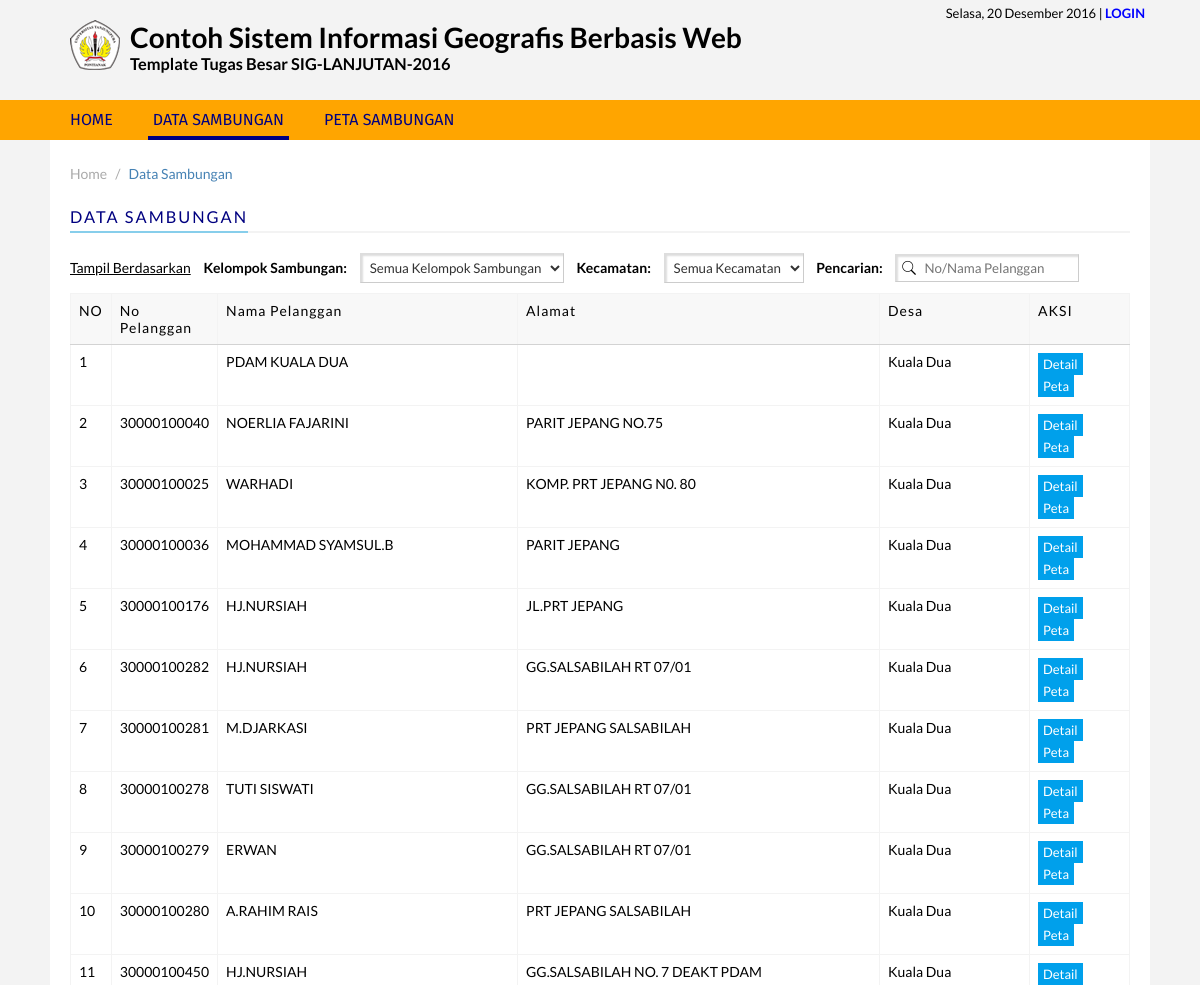
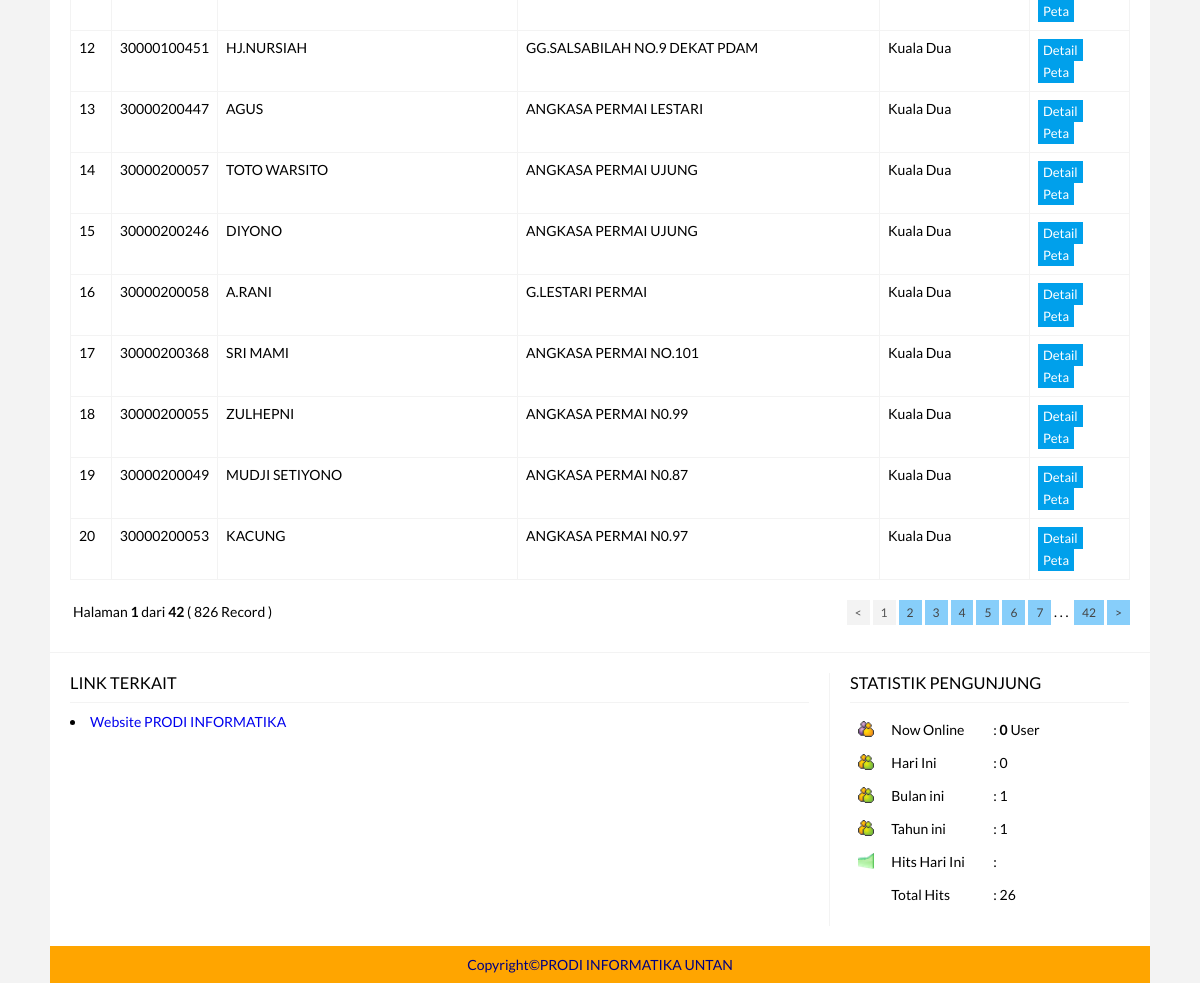
The app's page /index.php?page=sambungan with its own data (2 pictures, top to bottom).
### tables this page shows
CREATE TABLE IF NOT EXISTS `tb_sambungan` (
`id_sambungan` int(5) NOT NULL,
  `no_pelanggan` varchar(20) NOT NULL,
  `titik_gps` varchar(50) NOT NULL,
  `nama_pelanggan` varchar(200) NOT NULL,
  `alamat` text NOT NULL,
  `id_desa` varchar(50) NOT NULL,
  `id_kecamatan` varchar(50) NOT NULL,
  `kabupaten` varchar(50) NOT NULL,
  `status` varchar(50) NOT NULL,
  `kelompok` varchar(50) NOT NULL,
  `foto` text NOT NULL,
  `x` varchar(50) NOT NULL,
  `y` varchar(50) NOT NULL,
  `update_data` varchar(50) NOT NULL
);

CREATE TABLE IF NOT EXISTS `tb_desa` (
`id_desa` int(5) NOT NULL,
  `nama_desa` varchar(50) NOT NULL,
  `id_kecamatan` varchar(5) NOT NULL
);

CREATE TABLE IF NOT EXISTS `tb_link` (
`id_link` int(5) NOT NULL,
  `nama_link` varchar(200) NOT NULL,
  `url` text NOT NULL
);

### class/class.db.php (called while the page is built, shortened)
<?php
class db extends PDO {
	private function cleanup($bind) {
		if(!is_array($bind)) {
			if(!empty($bind))
				$bind = array($bind);
			else
				$bind = array();
		}
		return $bind;
	}
	public function run($sql, $bind="") {
		$this->sql = trim($sql);
		$this->bind = $this->cleanup($bind);
		try {
			$pdostmt = $this->prepare($this->sql);
			if($pdostmt->execute($this->bind) !== false) {
				if(preg_match("/^(" . implode("|", array("select", "describe", "pragma")) . ") /i", $this->sql))
					return $pdostmt->fetchAll(PDO::FETCH_ASSOC);
				elseif(preg_match("/^(" . implode("|", array("delete", "insert", "update")) . ") /i", $this->sql))
					return $pdostmt->rowCount();
			}
		} catch (PDOException $e) {
			$this->error = $e->getMessage();
			$this->debug();
			return false;
		}
	}
	public function select($table, $where="", $bind="", $fields="*") {
		$sql = "SELECT " . $fields . " FROM " . $table;
		$sql .= ";";
		return $this->run($sql, $bind);
	}
}
?>

### page/sambungan.php (the view, shortened to what this page needs)
<div class="breadcrumb">
<span>Home</span><span class="divider">/</span><a href="index.php?page=sambungan">Data Sambungan</a>
</div>
<div class="title">
<h3>DATA SAMBUNGAN</h3>
</div>
<div class="filter inline">
<u>Tampil Berdasarkan</u>
<label>Kelompok Sambungan:</label>
<select id="kelompok" class="input" onchange="javascript:filter_sambungan()">
<option value="">Semua Kelompok Sambungan</option>
</select>
<label>Kecamatan:</label>
<select id="kecamatan" class="input" onchange="javascript:filter_sambungan()">
<option value="">Semua Kecamatan</option>
</select>
<label>Pencarian:</label> <input type="text" class="input search" id="q_sambungan" placeholder="No/Nama Pelanggan" value="<?php if(isset($_GET['q'])) echo $_GET['q']; ?>">
</div>
<?php
$limit = 20;
$q="
	SELECT tb_sambungan.*, tb_desa.nama_desa
	FROM tb_sambungan
	LEFT JOIN tb_desa ON tb_sambungan.id_desa = tb_desa.id_desa
	WHERE tb_sambungan.id_sambungan!=''
";
$query = $db->run($q);
$total = count($query);
if (ISSET($_GET['hal'])) $hal = $_GET['hal']; else $hal=1;
$start = ($hal-1)*$limit;
$q.=" LIMIT $start, $limit";
$query = $db->run($q);
$jumlah = count($query);
if ($jumlah>0){
$no=$start;
?>
<table class="table table-border">
<tr>
<th width="20px">NO</th>
<th width="100px">No Pelanggan</th>
<th width="300px">Nama Pelanggan</th>
<th width="*">Alamat</th>
<th width="150px">Desa</th>
<th width="100px" class="text-center">AKSI</th>
</tr>
<?php
foreach($query as $r){
	$no++;
	echo "<tr>
	<td>".$no."</td>
	<td>".$r['no_pelanggan']."</td>
	<td>".$r['nama_pelanggan']."</td>
	<td>".$r['alamat']."</td>
	<td>".$r['nama_desa']."</td>
	<td class='text-center'>
	<a href=javascript:InfoSambungan('".$r['id_sambungan']."') class='btn-small'>Detail</a>
	<a href=javascript:PetaSambungan('".$r['id_sambungan']."') class='btn-small'>Peta</a>
	</td></tr>";
}
?>
</table>
<?php
halaman($total, $limit, 2, "index.php?page=sambungan&hal=");
}
else echo "<div class='msg'>TIDAK ADA DATA</div>";
?>

### index.php (shortened to what this page needs)
<?php
include "class/class.db.php";
include "class/function.php";
$db = new db();
?>
<html>
<head>
<link rel="stylesheet" href="css/style.css">
<link rel="stylesheet" type="text/css" href="plugins/lightbox/lightbox.css" />
<link rel="stylesheet" type="text/css" href="plugins/sitemapstyler/sitemapstyler.css" />
</head>
<body>
<div class="header-wrap">
<div class="header">
<div class="login">
<?php date_default_timezone_set('Asia/Jakarta'); echo tanggalIndo(date('Y-m-d'),'l, j F Y');?> | <a href="admin/"><?php echo (ISSET($_SESSION['admin']['username'])) ? "HALAMAN ADMIN" : "LOGIN"; ?></a>
</div>
<img src="img/logountan.png">
<h1>Contoh Sistem Informasi Geografis Berbasis Web</h1>
<h3>Template Tugas Besar SIG-LANJUTAN-2016</h3>
</div>
</div>
<?php
$page = ISSET($_GET['page']) ? $_GET['page'] : "home";
?>
<div class="nav-wrap">
<div class="nav">
	<ul>
	<li><a href="index.php?page=home" class="<?php echo ($page=='home') ? "active" : ""; ?>">HOME</a></li>
	<li><a href="index.php?page=sambungan" class="<?php echo ($page=='sambungan') ? "active" : ""; ?>">DATA SAMBUNGAN</a></li>
	<li><a href="index.php?page=peta" class="<?php echo ($page=='peta') ? "active" : ""; ?>">PETA SAMBUNGAN</a></li>
	</ul>
</div>
</div>
<div class="content-wrap">
<div class="content">
<?php include "_content.php" ?>
</div>
<div class="footer clearfix">
<div class="footer-left">
<h3>LINK TERKAIT</h3>
<?php
$q = $db->select("tb_link");
foreach($q as $r){
	echo "<li><a href='".$r['url']."' target='_blank'>".$r['nama_link']."</a></li>";
}
?>
</div>
<div class="footer-right">
<h3>STATISTIK PENGUNJUNG</h3>
<?php include "_counter.php"; ?>
</div>
</div>
<div class="copyright">
 Copyright&copy;PRODI INFORMATIKA UNTAN
</div>
</div>
</body>
</html>

### _content.php (shortened to what this page needs)
<?php
$page = ISSET($_GET['page']) ? $_GET['page'] : "";
switch($page){
	case 'sambungan':
		include "page/sambungan.php";
	break;
}
?>

### class/function.php (shortened to what this page needs)
<?php
function tanggalIndo($waktu, $format) {
	if($waktu == "0000-00-00" || !$waktu || $waktu == "0000-00-00 00:00:00") {
		$rep = "";
	} else {
		if(preg_match('/-/', $waktu)) {
			$tahun = substr($waktu,0,4);
			$bulan = substr($waktu,5,2);
			$tanggal = substr($waktu,8,2);
		} else {
			$tahun = substr($waktu,0,4);
			$bulan = substr($waktu,4,2);
			$tanggal = substr($waktu,6,2);
		}
		$jam = substr($waktu,11,2);
		$menit= substr($waktu,14,2);
		$detik = substr($waktu,17,2);
		$hari_en = array("Sunday", "Monday", "Tuesday", "Wednesday", "Thursday", "Friday", "Saturday");
		$hari_id = array("Minggu", "Senin", "Selasa", "Rabu", "Kamis", "Jum'at", "Sabtu");
		$bulan_en = array("January", "February", "March", "April", "May", "June", "July", "August", "September", "October", "November", "December");
		$bulan_id = array("Januari", "Februari", "Maret", "April", "Mei", "Juni", "Juli", "Agustus", "September", "Oktober", "November", "Desember");
		$ret = @date($format, @mktime($jam, $menit, $detik, $bulan, $tanggal, $tahun));
		$replace_hari = str_replace($hari_en, $hari_id, $ret);
		$rep = str_replace($bulan_en, $bulan_id, $replace_hari);
		$rep = nl2br($rep);
	}
	return $rep;
}
function halaman($tot,$perhal,$adj,$file=""){
	$adjacents = $adj;
    $total_pages =$tot;
    $targetpage = "$file";
    $limit = $perhal;
    if (ISSET($_GET['hal'])) $page = $_GET['hal']; else $page=1;
    $prev = $page - 1;
    $next = $page + 1;
    $lastpage = ceil($total_pages/$limit);
    $pagination = "";
        $pagination .= "<div class=\"paging clearfix\">";
        $pagination.= " <label style='float:left;'>Halaman <strong>$page</strong> dari <strong>$lastpage</strong>  ( $tot Record )</label>";
        if ($page > 1)
            $pagination.= "<a href=\"$targetpage"."$prev\"> &lt;</a>";
        else
            $pagination.= "<span class=\"disabled\"> &lt;</span>";
        if ($lastpage < 7 + ($adjacents * 2))
        {
            for ($counter = 1; $counter <= $lastpage; $counter++)
            {
                if ($counter == $page)
                    $pagination.= "<span class=\"current\">$counter</span>";
                else
                    $pagination.= "<a href=\"$targetpage"."$counter\">$counter</a>";
            }
        }
        elseif($lastpage > 5 + ($adjacents * 2))
        {
            if($page < 1 + ($adjacents * 2))
            {
                for ($counter = 1; $counter < 4 + ($adjacents * 2); $counter++)
                {
                    if ($counter == $page)
                        $pagination.= "<span class=\"current\">$counter</span>";
                    else
                        $pagination.= "<a href=\"$targetpage"."$counter\">$counter</a>";
                }
                $pagination.= " . . . ";
                $pagination.= "<a href=\"$targetpage"."$lastpage\">$lastpage</a>";
            }
        }
        if ($page < $counter - 1)
            $pagination.= "<a href=\"$targetpage"."$next\">&gt; </a>";
        else
            $pagination.= "<span class=\"disabled\">&gt; </span>";
        $pagination.= "</div>";
        echo $pagination;
}
?>

### _counter.php (shortened to what this page needs)
<?php
	$ip   = get_client_ip();
	$tanggal = date("Ymd");
	$waktu  = time();
	$blan=date("Y-m");
	$thn=date("Y");
    $s = $db->run("SELECT ip FROM tb_statistik WHERE ip='$ip' AND tanggal='$tanggal'");
	if(COUNT($s) == 0){
		$db->run("INSERT INTO tb_statistik(ip, tanggal, hits, online) VALUES('$ip','$tanggal','1','$waktu')");
	}else{
		$db->run("UPDATE tb_statistik SET hits=hits+1, online='$waktu' WHERE ip='$ip' AND tanggal='$tanggal'");
	}
    $bulan=$db->run("SELECT ip FROM tb_statistik WHERE tanggal LIKE '%$blan%'");
    $bulan1=COUNT($bulan);
    $tahunini=$db->run("SELECT ip FROM tb_statistik WHERE tanggal LIKE '%$thn%'");
    $tahunini1=COUNT($tahunini);
    $q_pengunjung 	= $db->run("SELECT ip FROM tb_statistik WHERE tanggal='$tanggal' GROUP BY ip");
	$pengunjung       = COUNT($q_pengunjung);
	$q_hits= $db->run("SELECT SUM(hits) as hitstoday FROM tb_statistik WHERE tanggal='$tanggal' GROUP BY tanggal");
	$totalhitshariini = $q_hits[0]['hitstoday'];
	$q_totalhits =  $db->run("SELECT SUM(hits) as hitsum FROM tb_statistik");
	$totalhits  = $q_totalhits[0]['hitsum'];
	$bataswaktu       = time() - 300;
	$q_pengunjungonline = $db->run("SELECT ip FROM tb_statistik WHERE online > '$bataswaktu'");
	$pengunjungonline = COUNT($q_pengunjungonline);
    echo "
	<table width='100%' border='0' class='table'>
		<tbody>
		<tr>
            <td align='left' valign='middle'><img src='img/online.png' width='16' height='16'></td>
			<td width='98' align='left' valign='middle'>Now Online</td>
			<td width='138' align='left' valign='middle'>: <b>$pengunjungonline</b> User</td>
        </tr>
		<tr>
			<td width='28' align='left' valign='middle'><img src='img/hariini.png' width='16' height='16'></td>
			<td width='98' align='left' valign='middle'> Hari Ini</td>
			<td width='138' align='left' valign='middle'>: $pengunjung</td>
		</tr>
		<tr>
		  	<td align='left' valign='middle'><img src='img/hariini.png' width='16' height='16'></td>
		  	<td align='left' valign='middle'>Bulan ini </td>
		  	<td align='left' valign='middle'> : $bulan1</td>
		</tr>
		<tr>
		  	<td align='left' valign='middle'><img src='img/hariini.png' width='16' height='16'></td>
		  	<td align='left' valign='middle'>Tahun ini </td>
		  	<td align='left' valign='middle'>:
			  $tahunini1</td>
		</tr>
		<tr>
		  	<td align='left' valign='middle'><img src='img/line_chart.png' width='16' height='16'></td>
		  	<td align='left' valign='middle'>Hits Hari Ini </td>
		  	<td align='left' valign='middle'>: $totalhitshariini</td>
		</tr>
		<tr>
		  	<td align='left' valign='middle'><img src='img/bar_chart.png' width='16' height='16'></td>
		  	<td width='98' align='left' valign='middle'>Total Hits</td>
		 	<td width='138' align='left' valign='middle'>: $totalhits</td>
		</tr>
    </tbody>
	</table>";
?>

### css/style.css (style rules this page uses)
* { margin:0; padding:0; -webkit-box-sizing: border-box; -moz-box-sizing: border-box; box-sizing: border-box; outline:0; }
body { background:#f3f3f3; font-family:"Lato"; font-size:14px; }
.clearfix:before,.clearfix:after { content: ""; display: table; line-height: 0; clear: both; }
a { text-decoration:none; }
.nav-wrap { background:orange; }
.header { margin:0 auto; padding:20px; width:1100px; height:100px; color:#000; position:relative; }
.header .login { position:absolute; top:5px; right:5px; font-family:"Lato"; font-size:13px; color:#000; }
.header .login a { font-weight:bold; color:blue; }
.header img { float:left; margin-right:10px; }
.nav { margin:0 auto; width:1100px; height:40px; line-height:40px; font-family:"Fira Sans"; font-size:16px; }
.nav ul li { list-style:none; height:40px; line-height:40px; padding:0 15px; float:left; }
.nav ul li a { list-style:none; height:40px; line-height:40px; padding:0 5px; display:inline-block; color:navy; border-bottom:4px solid transparent; }
.nav ul li a:hover,.nav ul li a.active { border-bottom-color:navy; color:navy; text-shadow:none; }
.content-wrap { background:#fff; margin:0 auto; width:1100px; }
.content { min-height:600px; padding:20px; line-height:2em; }
.content:after { content: ""; display: table; line-height: 0; clear: both; }
.title { margin-bottom:20px; height:30px; border-bottom:2px solid #f3f3f3; }
.title h3 { display:inline-block; font-weight:normal; letter-spacing:2px; height:30px; color:navy; border-bottom:2px solid skyblue; }
.footer { padding:20px; border-top:1px solid #f3f3f3; }
.footer h3 { border-bottom:1px solid #f3f3f3; font-weight:normal; padding-bottom:10px; margin-bottom:10px; }
.footer-left { width:660px; float:left; }
.footer-right { width:300px; float:left; padding-left:20px; }
.footer-left { width:760px; float:left; padding-right:20px; border-right:1px solid #f3f3f3; }
.footer-right { width:300px; float:left; padding-left:20px; border-left:1px solid #f3f3f3; margin-left:-1px; }
.copyright { background:orange; color:navy; padding:10px; text-align:center; }
.breadcrumb { font-size:14px; margin-bottom:15px; }
.breadcrumb span { color:#aaa; }
.breadcrumb .divider { margin:0 8px; }
.breadcrumb a { color:steelblue; }
table.table { width:100%; border-collapse:collapse; margin-bottom:15px; font-size:14px; }
table.table th, .table td { padding:8px; vertical-align:top; }
table.table th { text-align:left; font-size:14px; letter-spacing:1px; font-weight:normal; background: #f8f8f8; color:#000; }
table.table-border { border:1px solid #f3f3f3; }
table.table-border th, table.table-border td { border:1px solid #f3f3f3; }
table.table-border th { border-bottom:1px solid #d3d3d3; }
.filter { margin-bottom:10px; }
.filter label { margin:0 10px; font-weight:bold; }
.inline { display:inline-block; }
.input { padding: 5px; color: #333333; border: 1px solid #ddd; border-right:1px solid #ccc; border-bottom:1px solid #ccc; background-color:#fff; font-family: inherit; box-shadow: inset 2px 2px 2px 0px #ddd; background-color:#fff; }
.search { background:#fff url(../img/search.png) no-repeat 5px; padding-left:28px; }
a.btn-small { background-color: #00A0EB; color: #FFFFFF; display: inline-block; font-size: 13px; padding: 3px 5px; text-decoration: none; }
div.paging { padding:3px; padding-right:0; margin:2px auto; text-align:right; font-size:14px; width:100%; margin-top:10px; }
div.paging a { font-size:12px; padding: 5px 8px; margin-left: 3px; background:lightskyblue; color: #444; }
div.paging span { font-size:12px; }
div.paging span.current { padding: 5px 8px; margin-left: 3px; color:#555; background:#f3f3f3; }
div.paging span.disabled { padding: 5px 8px; margin-left: 3px; color:#555; background:#f3f3f3; }
div.paging label { margin-right: 10px; }

### records on screen
tb_sambungan: nama_pelanggan "PDAM KUALA DUA", id_desa.nama_desa "Kuala Dua"
tb_sambungan: no_pelanggan "30000100040", nama_pelanggan "NOERLIA FAJARINI", alamat "PARIT JEPANG NO.75", id_desa.nama_desa "Kuala Dua"
tb_sambungan: no_pelanggan "30000100025", nama_pelanggan "WARHADI", alamat "KOMP. PRT JEPANG N0. 80", id_desa.nama_desa "Kuala Dua"
tb_sambungan: no_pelanggan "30000100036", nama_pelanggan "MOHAMMAD SYAMSUL.B", alamat "PARIT JEPANG", id_desa.nama_desa "Kuala Dua"
tb_sambungan: no_pelanggan "30000100176", nama_pelanggan "HJ.NURSIAH", alamat "JL.PRT JEPANG", id_desa.nama_desa "Kuala Dua"
tb_sambungan: no_pelanggan "30000100282", nama_pelanggan "HJ.NURSIAH", alamat "GG.SALSABILAH RT 07/01", id_desa.nama_desa "Kuala Dua"
tb_sambungan: no_pelanggan "30000100281", nama_pelanggan "M.DJARKASI", alamat "PRT JEPANG SALSABILAH", id_desa.nama_desa "Kuala Dua"
tb_sambungan: no_pelanggan "30000100278", nama_pelanggan "TUTI SISWATI", alamat "GG.SALSABILAH RT 07/01", id_desa.nama_desa "Kuala Dua"
tb_sambungan: no_pelanggan "30000100279", nama_pelanggan "ERWAN", alamat "GG.SALSABILAH RT 07/01", id_desa.nama_desa "Kuala Dua"
tb_sambungan: no_pelanggan "30000100280", nama_pelanggan "A.RAHIM RAIS", alamat "PRT JEPANG SALSABILAH", id_desa.nama_desa "Kuala Dua"
tb_sambungan: no_pelanggan "30000100450", nama_pelanggan "HJ.NURSIAH", alamat "GG.SALSABILAH NO. 7 DEAKT PDAM", id_desa.nama_desa "Kuala Dua"
tb_sambungan: no_pelanggan "30000100451", nama_pelanggan "HJ.NURSIAH", alamat "GG.SALSABILAH NO.9 DEKAT PDAM", id_desa.nama_desa "Kuala Dua"
tb_sambungan: no_pelanggan "30000200447", nama_pelanggan "AGUS", alamat "ANGKASA PERMAI LESTARI", id_desa.nama_desa "Kuala Dua"
tb_sambungan: no_pelanggan "30000200057", nama_pelanggan "TOTO WARSITO", alamat "ANGKASA PERMAI UJUNG", id_desa.nama_desa "Kuala Dua"
tb_sambungan: no_pelanggan "30000200246", nama_pelanggan "DIYONO", alamat "ANGKASA PERMAI UJUNG", id_desa.nama_desa "Kuala Dua"
tb_sambungan: no_pelanggan "30000200058", nama_pelanggan "A.RANI", alamat "G.LESTARI PERMAI", id_desa.nama_desa "Kuala Dua"
tb_sambungan: no_pelanggan "30000200368", nama_pelanggan "SRI MAMI", alamat "ANGKASA PERMAI NO.101", id_desa.nama_desa "Kuala Dua"
tb_sambungan: no_pelanggan "30000200055", nama_pelanggan "ZULHEPNI", alamat "ANGKASA PERMAI N0.99", id_desa.nama_desa "Kuala Dua"
tb_sambungan: no_pelanggan "30000200049", nama_pelanggan "MUDJI SETIYONO", alamat "ANGKASA PERMAI N0.87", id_desa.nama_desa "Kuala Dua"
tb_sambungan: no_pelanggan "30000200053", nama_pelanggan "KACUNG", alamat "ANGKASA PERMAI N0.97", id_desa.nama_desa "Kuala Dua"
tb_link: nama_link "Website PRODI INFORMATIKA"

### other values on screen
$page "1"
$lastpage "42"
$tot "826"
$pengunjungonline "0"
$pengunjung "0"
$bulan1 "1"
$tahunini1 "1"
$totalhits "26"
